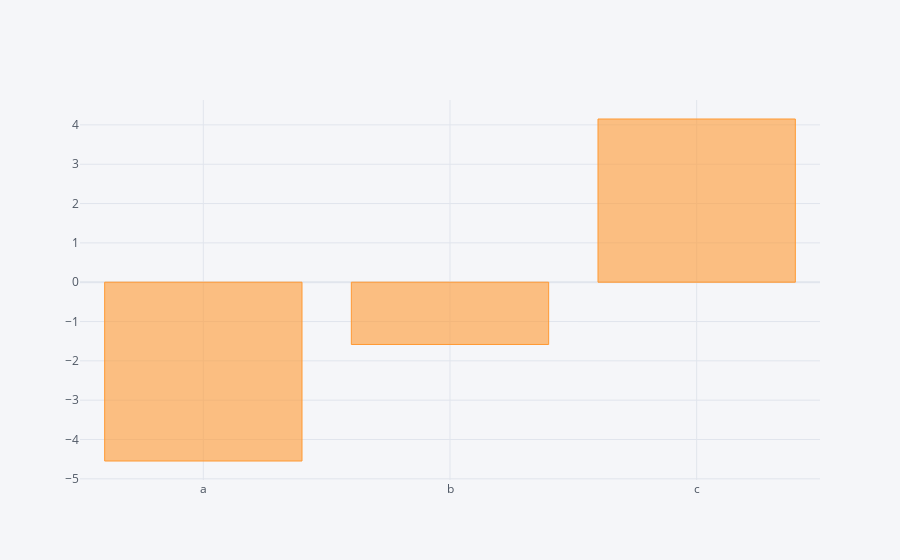

Source (notebook cell):
### Code cell
df.sum().iplot(kind= 'bar')

### Figure 1 — Plotly figure (JSON) as saved in the notebook; plotly's stock layout.template omitted (floating-point values rounded to 4 significant figures)
{"data": [{"marker": {"color": "rgba(255, 153, 51, 0.6)", "line": {"color": "rgba(255, 153, 51, 1.0)", "width": 1}}, "name": "None", "orientation": "v", "text": "", "type": "bar", "x": ["a", "b", "c"], "y": [-4.547, -1.584, 4.15]}], "layout": {"legend": {"bgcolor": "#F5F6F9", "font": {"color": "#4D5663"}}, "paper_bgcolor": "#F5F6F9", "plot_bgcolor": "#F5F6F9", "title": {"font": {"color": "#4D5663"}}, "xaxis": {"gridcolor": "#E1E5ED", "showgrid": true, "tickfont": {"color": "#4D5663"}, "title": {"font": {"color": "#4D5663"}, "text": ""}, "zerolinecolor": "#E1E5ED"}, "yaxis": {"gridcolor": "#E1E5ED", "showgrid": true, "tickfont": {"color": "#4D5663"}, "title": {"font": {"color": "#4D5663"}, "text": ""}, "zerolinecolor": "#E1E5ED"}}}
